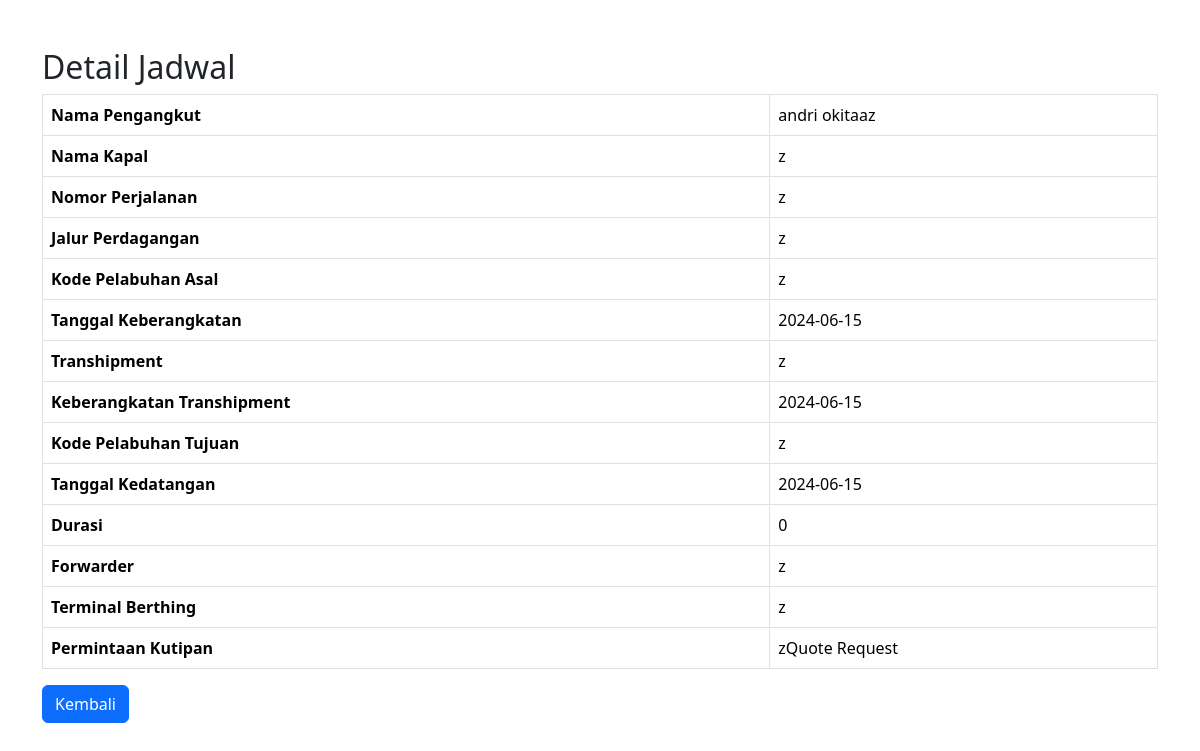
The app's page /admin/schedules-detail.php?id=1 with its own data.
### tables this page shows
CREATE TABLE `schedules` (
  `id_schedules` int NOT NULL,
  `CarrierName` varchar(255) DEFAULT NULL,
  `VesselName` varchar(255) DEFAULT NULL,
  `VoyageNumber` varchar(50) DEFAULT NULL,
  `TradeLine` varchar(100) DEFAULT NULL,
  `PortCodeOrigin` varchar(20) DEFAULT NULL,
  `DepartureDate` date DEFAULT NULL,
  `Transhipment` varchar(100) DEFAULT NULL,
  `TranshipmentDeparture` date DEFAULT NULL,
  `PortCodeDestination` varchar(20) DEFAULT NULL,
  `ArrivalDate` date DEFAULT NULL,
  `Duration` int DEFAULT NULL,
  `Forwarder` varchar(255) DEFAULT NULL,
  `BerthingTerminal` varchar(100) DEFAULT NULL,
  `RequestQuote` varchar(500) DEFAULT NULL
);

### admin/schedules-detail.php (the view, shortened to what this page needs)
<?php
require 'function/init.php';
$id_schedules = $_GET['id'];
$sql = 'SELECT * FROM schedules WHERE id_schedules = ?';
$stmt = $conn->prepare($sql);
$stmt->bind_param('i', $id_schedules);
$stmt->execute();
$result = $stmt->get_result();
$data = $result->fetch_assoc();
?>
<!DOCTYPE html>
<html lang="id">
<head>
    <link rel="stylesheet" href="path/to/bootstrap.css">
</head>
<body>
    <div class="container mt-5">
        <h2>Detail Jadwal</h2>
        <table class="table table-bordered">
            <tr>
                <th>Nama Pengangkut</th>
                <td><?php echo htmlspecialchars($data['CarrierName']); ?></td>
            </tr>
            <tr>
                <th>Nama Kapal</th>
                <td><?php echo htmlspecialchars($data['VesselName']); ?></td>
            </tr>
            <tr>
                <th>Nomor Perjalanan</th>
                <td><?php echo htmlspecialchars($data['VoyageNumber']); ?></td>
            </tr>
            <tr>
                <th>Jalur Perdagangan</th>
                <td><?php echo htmlspecialchars($data['TradeLine']); ?></td>
            </tr>
            <tr>
                <th>Kode Pelabuhan Asal</th>
                <td><?php echo htmlspecialchars($data['PortCodeOrigin']); ?></td>
            </tr>
            <tr>
                <th>Tanggal Keberangkatan</th>
                <td><?php echo htmlspecialchars($data['DepartureDate']); ?></td>
            </tr>
            <tr>
                <th>Transhipment</th>
                <td><?php echo htmlspecialchars($data['Transhipment']); ?></td>
            </tr>
            <tr>
                <th>Keberangkatan Transhipment</th>
                <td><?php echo htmlspecialchars($data['TranshipmentDeparture']); ?></td>
            </tr>
            <tr>
                <th>Kode Pelabuhan Tujuan</th>
                <td><?php echo htmlspecialchars($data['PortCodeDestination']); ?></td>
            </tr>
            <tr>
                <th>Tanggal Kedatangan</th>
                <td><?php echo htmlspecialchars($data['ArrivalDate']); ?></td>
            </tr>
            <tr>
                <th>Durasi</th>
                <td><?php echo htmlspecialchars($data['Duration']); ?></td>
            </tr>
            <tr>
                <th>Forwarder</th>
                <td><?php echo htmlspecialchars($data['Forwarder']); ?></td>
            </tr>
            <tr>
                <th>Terminal Berthing</th>
                <td><?php echo htmlspecialchars($data['BerthingTerminal']); ?></td>
            </tr>
            <tr>
                <th>Permintaan Kutipan</th>
                <td><?php echo htmlspecialchars($data['RequestQuote']); ?></td>
            </tr>
        </table>
        <a href="schedules.php" class="btn btn-primary">Kembali</a>
    </div>
</body>
</html>

### records on screen
schedules: CarrierName "andri okitaaz", VesselName "z", VoyageNumber "z", TradeLine "z", PortCodeOrigin "z", DepartureDate "2024-06-15", Transhipment "z", TranshipmentDeparture "2024-06-15", PortCodeDestination "z", ArrivalDate "2024-06-15", Duration "0", Forwarder "z", BerthingTerminal "z", RequestQuote "zQuote Request"
